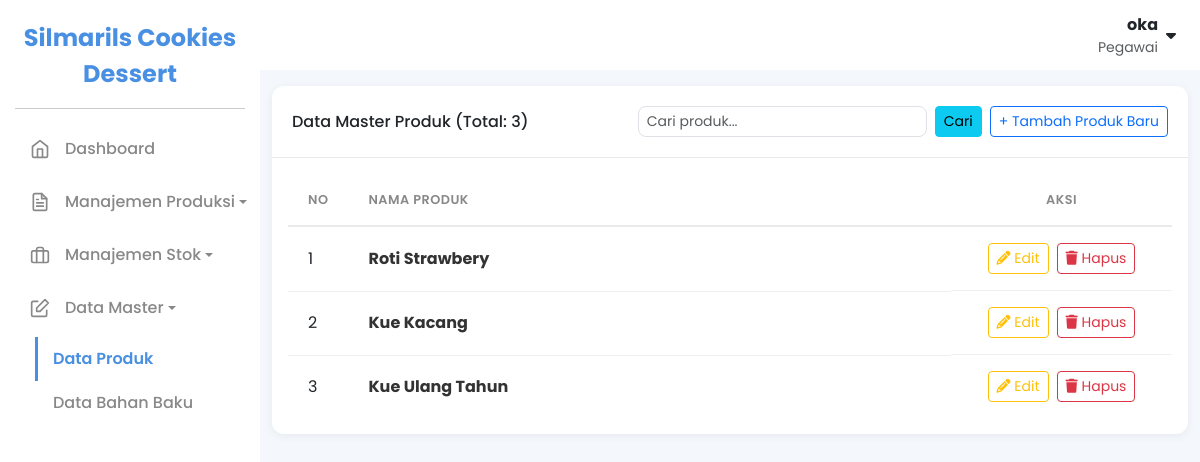
The page /index.php?page=produk (signed in) on the database as committed earlier.
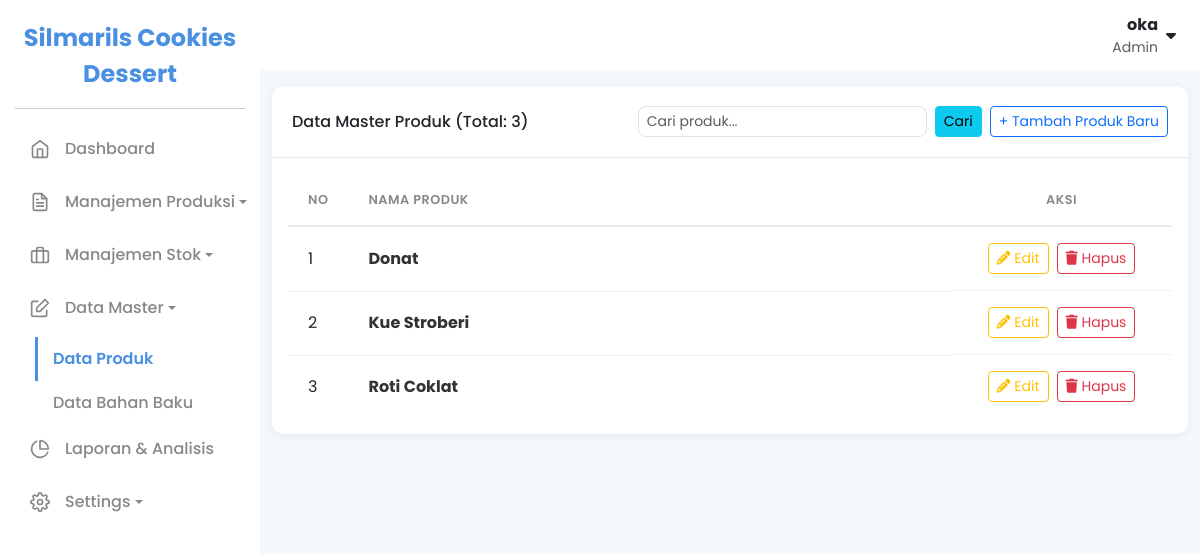
The same page on the database as committed later.
### tables this page shows
CREATE TABLE `produk` (
  `id_produk` int NOT NULL,
  `nama_produk` varchar(100) NOT NULL,
  `masa_simpan_hari` int NOT NULL DEFAULT '0' COMMENT 'Umur simpan produk dalam hari',
  `catatan` text,
  `foto_produk` varchar(255) DEFAULT NULL
);

### core/functions.php (called while the page is built, shortened)
<?php
function base_url($path = '')
{
            $protocol = isset($_SERVER['HTTPS']) && $_SERVER['HTTPS'] === 'on' ? "https" : "http";
            $host = $_SERVER['HTTP_HOST'];
            $script_name = str_replace('\\', '/', dirname($_SERVER['SCRIPT_NAME']));
            $project_root = rtrim($script_name, '/');
            $url = "$protocol://$host" . rtrim($project_root, '/') . '/' . ltrim($path, '/');
            return $url;
}

### pages/produk.php (the view, shortened to what the changed rows need)
<?php
$limit = 10;
$page = isset($_GET['p']) ? (int)$_GET['p'] : 1;
$offset = ($page - 1) * $limit;
$data_sql = "SELECT * FROM produk";
$data_sql .= " ORDER BY id_produk DESC LIMIT ? OFFSET ?";
$stmt = $pdo->prepare($data_sql);
$param_index = 1;
$stmt->bindValue($param_index++, $limit, PDO::PARAM_INT);
$stmt->bindValue($param_index++, $offset, PDO::PARAM_INT);
$stmt->execute();
$produks = $stmt->fetchAll(PDO::FETCH_ASSOC);
$nomor = ($page - 1) * $limit + 1;
?>
<div class="container-fluid py-3">
    <div class="card">
        <div class="card-body">
            <div class="table-responsive">
                <table class="table-modern">
                    <thead>
                        <tr>
                            <th style="width: 5%;">No</th>
                            <th>Nama Produk</th>
                            <th class="text-center" style="width: 25%;">Aksi</th>
                        </tr>
                    </thead>
                    <tbody>
                        <?php if (empty($produks)): ?>
                        <tr>
                            <td colspan="3" class="text-center bg-light p-5">Belum ada data produk. Silakan tambah produk baru.</td>
                        </tr>
                        <?php else: ?>
                        <?php foreach ($produks as $produk): ?>
                        <tr>
                            <td><?php echo $nomor++; ?></td>
                            <td>
                                <div class="fw-bold"><?php echo htmlspecialchars($produk['nama_produk']); ?></div>
                            </td>
                            <td class="d-flex justify-content-center gap-2">
                                <a href="<?php echo base_url('index.php?page=produk_form&id=' . $produk['id_produk']); ?>" class="btn btn-outline-warning btn-sm" title="Edit Produk & Resep"><i class="fa-solid fa-pencil"></i> Edit</a>
                                <a href="<?php echo base_url('index.php?page=produk_hapus&id=' . $produk['id_produk']); ?>" class="btn btn-outline-danger btn-sm" onclick="return confirm('Anda yakin ingin menghapus produk ini beserta resepnya?');" title="Hapus Produk"><i class="fa-solid fa-trash"></i> Hapus</a>
                            </td>
                        </tr>
                        <?php endforeach; ?>
                        <?php endif; ?>
                    </tbody>
                </table>
            </div>
        </div>
    </div>
</div>

### templates/header.php (shortened to what the changed rows need)
<?php
$current_page = isset($_GET['page']) ? $_GET['page'] : 'dashboard';
$settings_pages = ['pengguna', 'pengguna_form', 'settings'];
$is_settings_active = in_array($current_page, $settings_pages);
?>
<!DOCTYPE html>
<html lang="id">
<head>
    <link rel="stylesheet" href="https://cdnjs.cloudflare.com/ajax/libs/font-awesome/6.2.0/css/all.min.css">
    <link href="<?php echo base_url('assets/css/bootstrap.min.css'); ?>" rel="stylesheet">
    <link href="<?php echo base_url('assets/css/style.css'); ?>" rel="stylesheet">
</head>
<body>
    <aside class="sidebar" id="sidebar">
        <ul class="nav flex-column">
            <?php if ($_SESSION['role'] === 'Admin'): ?>
                <li class="nav-item <?php echo str_starts_with($current_page, 'laporan') ? 'active' : ''; ?>">
                    <a class="nav-link" href="<?php echo base_url('index.php?page=laporan'); ?>">
                        <svg class="sidebar-icon" xmlns="http://www.w3.org/2000/svg" width="24" height="24" viewBox="0 0 24 24" fill="none" stroke="currentColor" stroke-width="2" stroke-linecap="round" stroke-linejoin="round"><path d="M21.21 15.89A10 10 0 1 1 8 2.83" /><path d="M22 12A10 10 0 0 0 12 2v10z" /></svg>
                        Laporan & Analisis
                    </a>
                </li>
                <li class="nav-item">
                    <a class="nav-link dropdown-toggle <?php echo $is_settings_active ? 'active' : ''; ?>" href="#settingsSubmenu" role="button" data-bs-toggle="collapse" aria-expanded="<?php echo $is_settings_active ? 'true' : 'false'; ?>">
                        Settings
                    </a>
                </li>
            <?php endif; ?>
        </ul>
    </aside>
    <main class="content-wrapper">
        <header class="topbar d-flex justify-content-between align-items-center">
            <div class="dropdown">
                <a href="#" class="d-flex align-items-center text-decoration-none" id="profileDropdown" data-bs-toggle="dropdown" aria-expanded="false">
                    <div class="text-end me-2">
                        <div class="fw-bold text-dark"><?php echo htmlspecialchars($_SESSION['nama_lengkap']); ?></div>
                        <div class="small text-muted"><?php echo htmlspecialchars($_SESSION['role']); ?></div>
                    </div>
                </a>
            </div>
        </header>
        <div class="main-content">

Rows that differ between the two databases and show on the page:
removed produk: nama_produk "Roti Strawbery"
removed produk: nama_produk "Kue Kacang"
removed produk: nama_produk "Kue Ulang Tahun"
added produk: nama_produk "Donat"
added produk: nama_produk "Kue Stroberi"
added produk: nama_produk "Roti Coklat"
Other text that changed with them:
$_SESSION['role']: "Pegawai" → "Admin"
text now shown: "Laporan & Analisis Settings"
